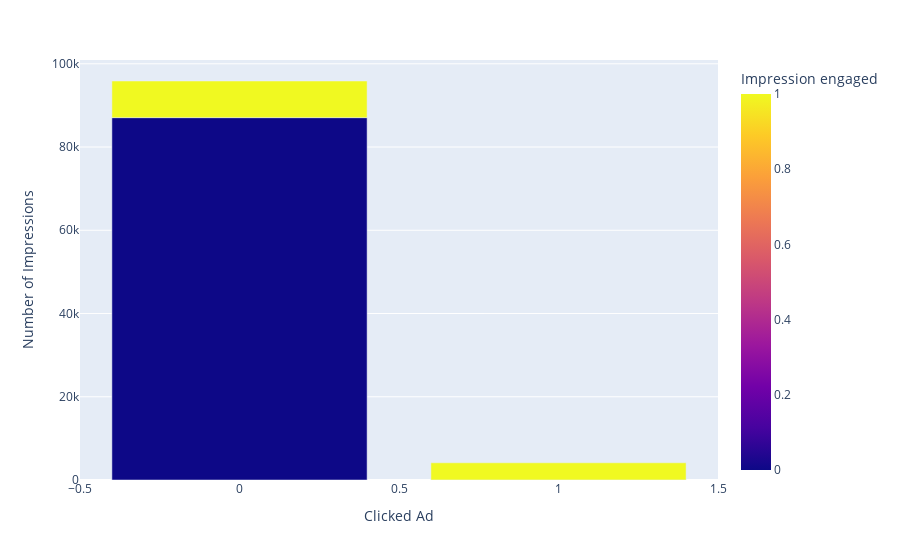

Write notebook code for a chart like this one.
### Markdown cell above
Seeing the distribution of clicks. This shows that a majority of engagments don't turn into clicks. User click is predicated by engagment as well.

### Code cell
counts=data.groupby(["click","engagement"],as_index=False).size()
fig = px.bar(counts,x="click",y="size",color="engagement",labels={
                      "click":"Clicked Ad","size":"Number of Impressions","engagement":"Impression engaged"
                    })
fig.show()

### Figure 1 — Plotly figure (JSON) as saved in the notebook; plotly's stock layout.template omitted (floating-point values rounded to 4 significant figures)
{"data": [{"alignmentgroup": "True", "hovertemplate": "Clicked Ad=%{x}<br>Number of Impressions=%{y}<br>Impression engaged=%{marker.color}<extra></extra>", "legendgroup": "", "marker": {"color": [0, 1, 0, 1], "coloraxis": "coloraxis", "pattern": {"shape": ""}}, "name": "", "offsetgroup": "", "orientation": "v", "showlegend": false, "textposition": "auto", "type": "bar", "x": [0, 0, 1, 1], "xaxis": "x", "y": [87064, 8803, 18, 4115], "yaxis": "y"}], "layout": {"barmode": "relative", "coloraxis": {"colorbar": {"title": {"text": "Impression engaged"}}, "colorscale": [[0, "#0d0887"], [0.1111, "#46039f"], [0.2222, "#7201a8"], [0.3333, "#9c179e"], [0.4444, "#bd3786"], [0.5556, "#d8576b"], [0.6667, "#ed7953"], [0.7778, "#fb9f3a"], [0.8889, "#fdca26"], [1, "#f0f921"]]}, "legend": {"tracegroupgap": 0}, "margin": {"t": 60}, "xaxis": {"anchor": "y", "domain": [0, 1], "title": {"text": "Clicked Ad"}}, "yaxis": {"anchor": "x", "domain": [0, 1], "title": {"text": "Number of Impressions"}}}}
